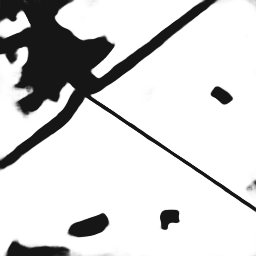
#> input picture test/mask/0.png, 256 x 256 px; its folder holds only this picture in this run
$ python 'S_calculation(test).py'
#> lines starting #> are read from the running program, lines starting #| are printed output that depends on the picture; after the words box and inside, x2 and y2 are one past the last pixel; in counts of white or black regions, pixels touching at a corner belong together; long printed decimals are rounded
from PIL import Image
import numpy as np
#from train import mask
import glob
import os
import cv2

path1 = 'mask/*.png'  #测试

path2 = 'true_label/*.png'   #手绘标签

print('求耕地面积占比,测试分析模型特点\n')

def whitepercent(a):
    c=2*np.abs(a-0.5)
    s=c.sum()  #s=sum(sum(c))
    n=a.sum()   #n=sum(sum(a))
    p=n/s
    return p

for files in glob.glob(path1):    #原始耕地面积生成
    filepath,filename = os.path.split(files)
    a = cv2.imread(files, -1)
#> a is the input picture: shape (256, 256); min 22, max 255, mean 210.9
    m  = a.max()
#> m = 255
    a = a/m   #a = a/255
    a[a>=0.5] = 1
    a[a<0.5] = 0
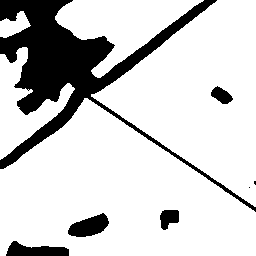
#> a: shape (256, 256) float64; values 0 (black) and 1 (white), 81.4% white; 7 black regions (2 under 20 px), largest, box (x1, y1, x2, y2) and area: (0, 0, 256, 212) 10465, (68, 213, 109, 237) 618, (6, 241, 69, 256) 614, (160, 210, 179, 230) 278, (211, 86, 233, 104) 236
    cv2.imwrite('bi/'+filename,a*255)
    print(filename+'      ' +' %.8f \n' %whitepercent(a))
#> in whitepercent, `c=2*np.abs(a-0.5)`: c: shape (256, 256) float64; every value is 1
#> in whitepercent, `s=c.sum()`: s = 65536
#> in whitepercent, `n=a.sum()`: n = 53317
#> in whitepercent, `p=n/s`: p = 0.814
#| 0.png       0.8136

for files in glob.glob(path2):   #tif耕地面积计算
    filepath,filename = os.path.split(files)
    a = cv2.imread(files, -1) /255#np.asarray(Image.open(files))
    print(filename+'      ' +' %.8f \n' %whitepercent(a))

$ run again, on test/mask/12.png
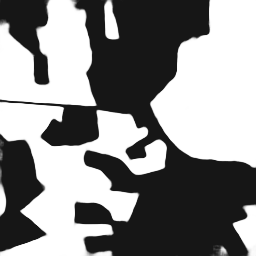
#> input picture test/mask/12.png, 256 x 256 px
#> a is the input picture: shape (256, 256); min 22, max 255, mean 139
#> m = 255
#> `a[a>=0.5] = 1`:
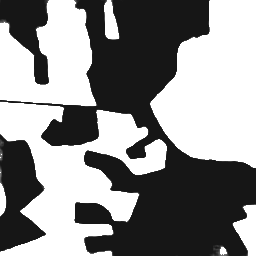
#> a: shape (256, 256) float64; min 0.0863, max 1, mean 0.551
#> `a[a<0.5] = 0`:
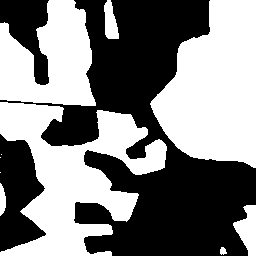
#> a: shape (256, 256) float64; values 0 (black) and 1 (white), 50.4% white; 3 black regions, box (x1, y1, x2, y2) and area: (0, 0, 256, 256) 26799, (0, 134, 46, 252) 3502, (0, 0, 49, 85) 2211
#> c: shape (256, 256) float64; every value is 1
#> s = 65536
#> n = 33024
#> p = 0.504
#| 12.png       0.5039

$ run again, on test/mask/13.png
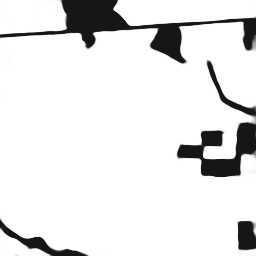
#> input picture test/mask/13.png, 256 x 256 px
#> a is the input picture: shape (256, 256); min 22, max 255, mean 229.3
#> m = 255
#> `a[a<0.5] = 0`:
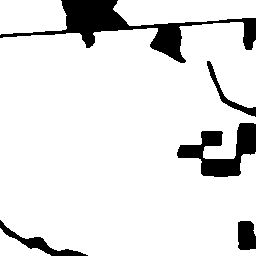
#> a: shape (256, 256) float64; values 0 (black) and 1 (white), 89.2% white; 5 black regions, box (x1, y1, x2, y2) and area: (0, 0, 256, 63) 3685, (177, 123, 256, 177) 1936, (0, 220, 88, 256) 619, (238, 221, 256, 250) 473, (207, 61, 256, 117) 396
#> c: shape (256, 256) float64; every value is 1
#> s = 65536
#> n = 58427
#> p = 0.892
#| 13.png       0.8915

$ run again, on test/mask/14.png
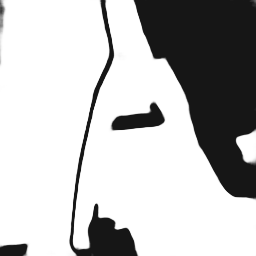
#> input picture test/mask/14.png, 256 x 256 px
#> a is the input picture: shape (256, 256); min 22, max 255, mean 190.1
#> m = 255
#> `a[a>=0.5] = 1`:
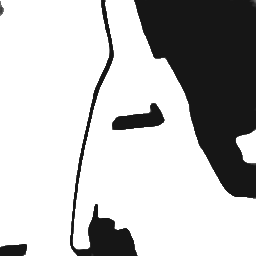
#> a: shape (256, 256) float64; min 0.0863, max 1, mean 0.749
#> `a[a<0.5] = 0`:
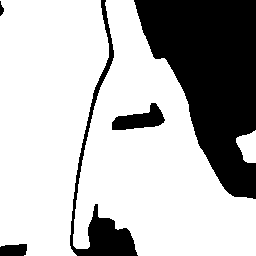
#> a: shape (256, 256) float64; values 0 (black) and 1 (white), 72.3% white; 5 black regions, box (x1, y1, x2, y2) and area: (134, 0, 256, 199) 14441, (70, 0, 138, 256) 2597, (112, 103, 165, 130) 777, (0, 244, 27, 256) 292, (0, 1, 4, 16) 36
#> c: shape (256, 256) float64; every value is 1
#> s = 65536
#> n = 47393
#> p = 0.723
#| 14.png       0.7232

$ run again, on test/mask/1.png
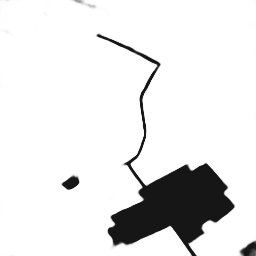
#> input picture test/mask/1.png, 256 x 256 px
#> a is the input picture: shape (256, 256); min 22, max 255, mean 230
#> m = 255
#> `a[a<0.5] = 0`:
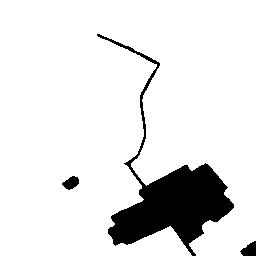
#> a: shape (256, 256) float64; values 0 (black) and 1 (white), 89.4% white; 3 black regions, box (x1, y1, x2, y2) and area: (97, 34, 234, 256) 6635, (240, 241, 256, 256) 162, (62, 176, 79, 190) 151
#> c: shape (256, 256) float64; every value is 1
#> s = 65536
#> n = 58588
#> p = 0.894
#| 1.png       0.894
